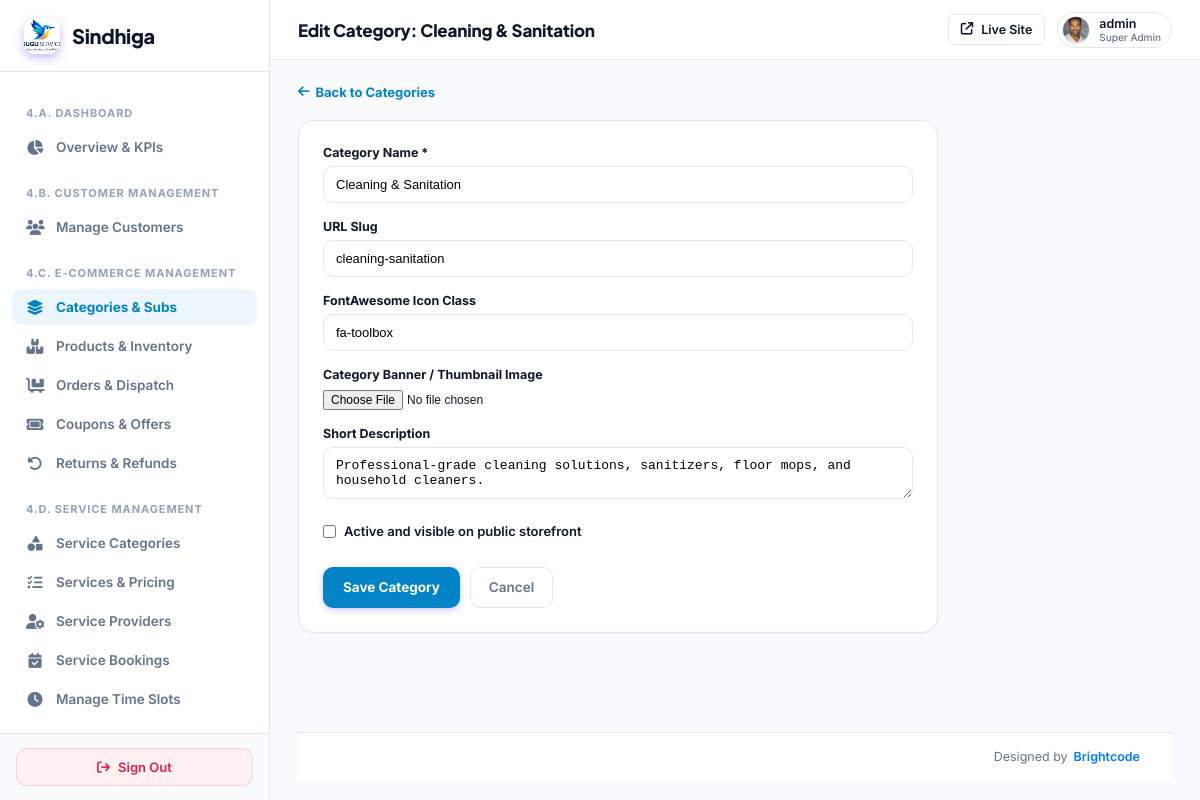
Page /super-admin/ecom/categories/2/edit/ (signed in) on the committed database.
### myapp/models.py (models this page shows, shortened)
class ProductCategory(models.Model):
    name = models.CharField(max_length=150)
    slug = models.SlugField(max_length=150, unique=True, null=True, blank=True)
    description = models.TextField(blank=True, null=True)
    icon_class = models.CharField(max_length=100, default='bi-box-seam')
    image = models.ImageField(upload_to='product_categories/', null=True, blank=True)
    order = models.IntegerField(default=0)
    status = models.CharField(max_length=20, choices=(('active', 'Active'), ('inactive', 'Inactive')), default='active')
    created_at = models.DateTimeField(default=timezone.now)
    class Meta:
        verbose_name_plural = "Product Categories"
        ordering = ['order', 'name']

class CustomUser(AbstractUser):
    ROLE_CHOICES = (
        ('ADMIN', 'Admin'),
        ('SERVICE_PROVIDER', 'Service Provider'),
        ('VENDOR', 'Vendor / Service Provider'),
        ('DELIVERY_PARTNER', 'Delivery Partner'),
        ('CUSTOMER', 'Customer'),
        ('USER', 'User / Customer'),
    )
    role = models.CharField(max_length=25, choices=ROLE_CHOICES, default='CUSTOMER')
    assigned_state = models.CharField(max_length=100, blank=True, null=True, help_text="Assigned State/Territory for Area Admin")
    assigned_city = models.CharField(max_length=100, blank=True, null=True, help_text="Assigned City (optional) for Area Admin")

class UserProfile(models.Model):
    user = models.OneToOneField(CustomUser, on_delete=models.CASCADE, related_name='user_profile')
    phone_number = models.CharField(max_length=20, blank=True, null=True)
    city = models.CharField(max_length=100, blank=True, null=True)
    state = models.CharField(max_length=100, blank=True, null=True)
    profile_image = models.ImageField(upload_to='user_profiles/', null=True, blank=True)

### myapp/sindhiga_superadmin_canonical_views.py (the view, shortened to what this page needs)
# urls.py: path('super-admin/ecom/categories/<int:cat_id>/edit/', canon_admin.super_admin_ecom_category_edit, name='super_admin_ecom_category_edit'),
@user_passes_test(super_admin_check, login_url='/super-admin/login/')
def super_admin_ecom_category_edit(request, cat_id):
    cat = get_object_or_404(ProductCategory, pk=cat_id)
    return render(request, 'superadmin/ecom_category_form.html', {'mode': 'edit', 'category': cat})

### myapp/sindhiga_superadmin_canonical_views.py (called while the page is built)
def super_admin_check(user):
    return user.is_authenticated and (user.is_superuser or user.is_staff or getattr(user, 'role', '') == 'ADMIN')

### templates/superadmin/ecom_category_form.html (shortened to what this page needs)
{% extends 'superadmin/base.html' %}
{% block header_title %}{% if mode == 'create' %}Create Product Category{% else %}Edit Category: {{ category.name }}{% endif %}{% endblock %}
{% block content %}
<div style="margin-bottom: 20px;">
  <a href="{% url 'super_admin_ecom_categories' %}" style="display: inline-flex; align-items: center; gap: 6px; font-size: 13px; font-weight: 700; color: var(--accent); text-decoration: none;">
    <i class="fa-solid fa-arrow-left"></i> Back to Categories
  </a>
</div>
<div class="card" style="max-width: 640px; padding: 24px;">
  <form method="POST" enctype="multipart/form-data" style="display: flex; flex-direction: column; gap: 16px;">
    <div>
      <label style="display: block; font-size: 12.5px; font-weight: 700; color: var(--text-main); margin-bottom: 6px;">Category Name *</label>
      <input type="text" name="name" required value="{{ category.name|default:'' }}" placeholder="e.g. Tools & Hardware" style="width: 100%; padding: 10px 12px; border: 1px solid var(--border); border-radius: var(--r-sm); font-size: 13px; outline: none;">
    </div>
    <div>
      <label style="display: block; font-size: 12.5px; font-weight: 700; color: var(--text-main); margin-bottom: 6px;">URL Slug</label>
      <input type="text" name="slug" value="{{ category.slug|default:'' }}" placeholder="e.g. tools-hardware (leave blank to auto-generate)" style="width: 100%; padding: 10px 12px; border: 1px solid var(--border); border-radius: var(--r-sm); font-size: 13px; outline: none;">
    </div>
    <div>
      <label style="display: block; font-size: 12.5px; font-weight: 700; color: var(--text-main); margin-bottom: 6px;">FontAwesome Icon Class</label>
      <input type="text" name="icon" value="{{ category.icon|default:'fa-toolbox' }}" placeholder="fa-toolbox, fa-faucet-drip, fa-wrench..." style="width: 100%; padding: 10px 12px; border: 1px solid var(--border); border-radius: var(--r-sm); font-size: 13px; outline: none;">
    </div>
    <div>
      <label style="display: block; font-size: 12.5px; font-weight: 700; color: var(--text-main); margin-bottom: 6px;">Category Banner / Thumbnail Image</label>
      <input type="file" name="image" accept="image/*" style="font-size: 12px;">
    </div>
    <div>
      <label style="display: block; font-size: 12.5px; font-weight: 700; color: var(--text-main); margin-bottom: 6px;">Short Description</label>
      <textarea name="description" rows="2" placeholder="Brief summary of items in this department..." style="width: 100%; padding: 10px 12px; border: 1px solid var(--border); border-radius: var(--r-sm); font-size: 13px; outline: none;">{{ category.description|default:'' }}</textarea>
    </div>
    <div style="display: flex; align-items: center; gap: 8px; margin-top: 4px;">
      <input type="checkbox" name="is_active" id="id_is_active" {% if category.is_active or mode == 'create' %}checked{% endif %}>
      <label for="id_is_active" style="font-size: 13px; font-weight: 600; color: var(--text-main); cursor: pointer;">Active and visible on public storefront</label>
    </div>
    <div style="display: flex; gap: 10px; margin-top: 12px;">
      <button type="submit" class="btn btn-primary" style="background: var(--accent); color: white; border: none; padding: 10px 20px; border-radius: var(--r-sm); font-weight: 700; cursor: pointer;">
        Save Category
      </button>
      <a href="{% url 'super_admin_ecom_categories' %}" class="btn btn-outline" style="padding: 10px 18px; border: 1px solid var(--border); border-radius: var(--r-sm); font-weight: 600; color: var(--text-muted); text-decoration: none;">
        Cancel
      </a>
    </div>
  </form>
</div>
{% endblock %}

### templates/superadmin/base.html (shortened to what this page needs)
{% load static %}
<!DOCTYPE html>
<html lang="en">
<head>
  <link rel="stylesheet" href="https://cdnjs.cloudflare.com/ajax/libs/font-awesome/6.5.2/css/all.min.css">
</head>
<body>
  <aside class="sidebar">
    <a href="{% url 'super_admin_dashboard' %}" class="sidebar-brand">
      <div class="sidebar-brand-icon" style="background:transparent;padding:0;overflow:hidden;display:flex;align-items:center;justify-content:center;">
        <img src="{% static 'images/logo.png' %}" alt="Sindhiga" style="height:36px;width:auto;object-fit:contain;">
      </div>
      <span>Sindhiga</span>
    </a>
    <div class="sidebar-nav">
      <div class="nav-section">4.A. Dashboard</div>
      <a href="{% url 'super_admin_dashboard' %}" class="nav-item {% if request.path == '/super-admin/' %}active{% endif %}">
        <i class="fa-solid fa-chart-pie"></i>
        <span>Overview &amp; KPIs</span>
      </a>
      <div class="nav-section">4.B. Customer Management</div>
      <a href="{% url 'super_admin_customers' %}" class="nav-item {% if '/super-admin/customers' in request.path %}active{% endif %}">
        <i class="fa-solid fa-users"></i>
        <span>Manage Customers</span>
      </a>
      <div class="nav-section">4.C. E-Commerce Management</div>
      <a href="{% url 'super_admin_ecom_categories' %}" class="nav-item {% if '/super-admin/ecom/categories' in request.path %}active{% endif %}">
        <i class="fa-solid fa-layer-group"></i>
        <span>Categories &amp; Subs</span>
      </a>
      <a href="{% url 'super_admin_ecom_products' %}" class="nav-item {% if '/super-admin/ecom/products' in request.path %}active{% endif %}">
        <i class="fa-solid fa-boxes-stacked"></i>
        <span>Products &amp; Inventory</span>
      </a>
      <a href="{% url 'super_admin_ecom_orders' %}" class="nav-item {% if '/super-admin/ecom/orders' in request.path %}active{% endif %}">
        <i class="fa-solid fa-cart-flatbed"></i>
        <span>Orders &amp; Dispatch</span>
      </a>
      <a href="{% url 'super_admin_ecom_coupons' %}" class="nav-item {% if '/super-admin/ecom/coupons' in request.path %}active{% endif %}">
        <i class="fa-solid fa-ticket"></i>
        <span>Coupons &amp; Offers</span>
      </a>
      <a href="{% url 'super_admin_ecom_returns' %}" class="nav-item {% if '/super-admin/ecom/returns' in request.path %}active{% endif %}">
        <i class="fa-solid fa-rotate-left"></i>
        <span>Returns &amp; Refunds</span>
      </a>
      <div class="nav-section">4.D. Service Management</div>
      <a href="{% url 'super_admin_service_categories' %}" class="nav-item {% if '/super-admin/services/categories' in request.path %}active{% endif %}">
        <i class="fa-solid fa-shapes"></i>
        <span>Service Categories</span>
      </a>
      <a href="{% url 'super_admin_service_catalog' %}" class="nav-item {% if '/super-admin/services/catalog' in request.path %}active{% endif %}">
        <i class="fa-solid fa-list-check"></i>
        <span>Services &amp; Pricing</span>
      </a>
      <a href="{% url 'super_admin_service_providers' %}" class="nav-item {% if '/super-admin/services/providers' in request.path %}active{% endif %}">
        <i class="fa-solid fa-user-gear"></i>
        <span>Service Providers</span>
      </a>
      <a href="{% url 'super_admin_service_bookings' %}" class="nav-item {% if '/super-admin/services/bookings' in request.path %}active{% endif %}">
        <i class="fa-solid fa-calendar-check"></i>
        <span>Service Bookings</span>
      </a>
      <a href="{% url 'super_admin_service_time_slots' %}" class="nav-item {% if '/super-admin/services/time-slots' in request.path %}active{% endif %}">
        <i class="fa-solid fa-clock"></i>
        <span>Manage Time Slots</span>
      </a>
      <div class="nav-section">4.E. Delivery Management</div>
    </div>
    <div class="sidebar-footer">
      <a href="{% url 'logout' %}" class="btn-logout">
        <i class="fa-solid fa-arrow-right-from-bracket"></i>
        <span>Sign Out</span>
      </a>
    </div>
  </aside>
  <main class="main-area">
    <header class="header">
      <div class="header-title">
        {% block header_title %}Control Center{% endblock %}
      </div>
      <div class="header-actions">
        <a href="/" target="_blank" class="btn btn-outline btn-sm" title="Preview Public Site">
          <i class="fa-solid fa-arrow-up-right-from-square"></i>
          <span>Live Site</span>
        </a>
        <div class="admin-profile" style="display: flex; align-items: center; gap: 9px; padding: 3px 10px 3px 4px; background: #ffffff; border-radius: 20px; border: 1px solid #e2e8f0;">
          {% if request.user.user_profile.profile_image %}
            <img src="{{ request.user.user_profile.profile_image.url }}" alt="{{ request.user.username }}" style="width: 28px; height: 28px; border-radius: 50%; object-fit: cover; border: 1px solid #e2e8f0; flex-shrink: 0;">
          {% else %}
            <div class="avatar" style="width: 28px; height: 28px; font-size: 12px; background: #f1f5f9; color: #475569; border: 1px solid #e2e8f0;">
              {{ request.user.username|slice:":1"|upper }}
            </div>
          {% endif %}
          <div style="font-size: 12.5px; font-weight: 600; color: #0f172a; line-height: 1.2;">
            {{ request.user.username }}
            <span style="display: block; font-size: 10px; color: #64748b; font-weight: 500;">Super Admin</span>
          </div>
        </div>
      </div>
    </header>
    <div class="content-wrapper" style="display:flex; flex-direction:column; min-height:calc(100vh - 64px);">
      <div class="content-container" style="flex:1;">
        {% block content %}{% endblock %}
      </div>
      <footer class="superadmin-footer" style="padding:16px 32px; background:#ffffff; border-top:1px solid #e2e8f0; display:flex; justify-content:flex-end; align-items:center; font-size:12.5px; color:#64748b; margin-top:auto;">
        <div style="display:flex; align-items:center; gap:6px;">
          <span>Designed by</span>
          <a href="https://www.brightcodess.com/" target="_blank" rel="noopener noreferrer" style="display:inline-flex; align-items:center; text-decoration:none;">
            <span style="display:none; color:#007bff; font-weight:600;">Brightcode</span>
          </a>
        </div>
      </footer>
    </div>
  </main>
</body>
</html>

### rows in the picture
ProductCategory: name "Cleaning & Sanitation", slug "cleaning-sanitation", description "Professional-grade cleaning solutions, sanitizers, floor mops, and household cleaners."
CustomUser: user.user_profile.profile_image (picture), user.username "admin"
